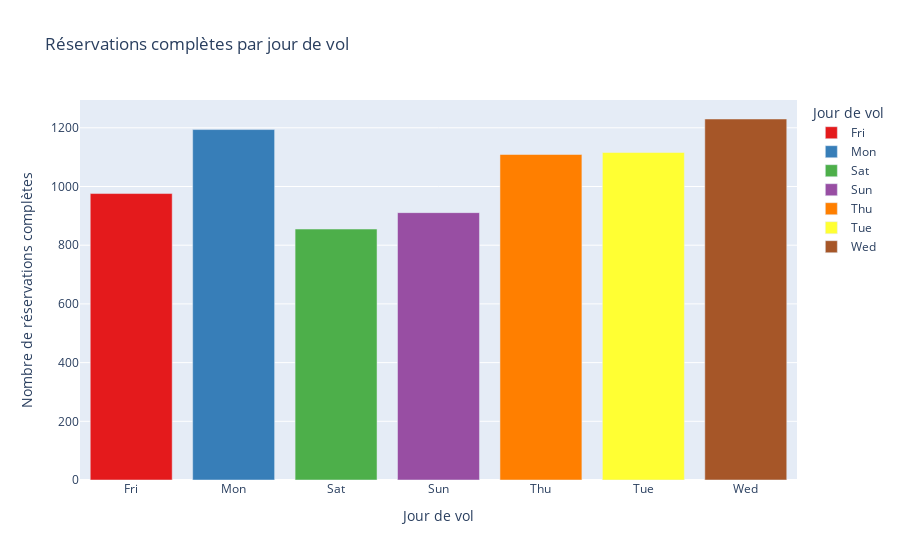

The cell this chart's notebook holds for it:
### Code cell
fig = px.bar(reservationc_par_jour, x='flight_day', y='booking_complete', 
             title='Réservations complètes par jour de vol',
             labels={'flight_day': 'Jour de vol', 'booking_complete': 'Nombre de réservations complètes'},
             color='flight_day', color_discrete_sequence=px.colors.qualitative.Set1)

# Afficher le graphique
fig.show()

### Figure 1 — Plotly figure (JSON) as saved in the notebook; plotly's stock layout.template omitted (floating-point values rounded to 4 significant figures)
{"data": [{"alignmentgroup": "True", "hovertemplate": "Jour de vol=%{x}<br>Nombre de réservations complètes=%{y}<extra></extra>", "legendgroup": "Fri", "marker": {"color": "rgb(228,26,28)", "pattern": {"shape": ""}}, "name": "Fri", "offsetgroup": "Fri", "orientation": "v", "showlegend": true, "textposition": "auto", "type": "bar", "x": ["Fri"], "xaxis": "x", "y": [976], "yaxis": "y"}, {"alignmentgroup": "True", "hovertemplate": "Jour de vol=%{x}<br>Nombre de réservations complètes=%{y}<extra></extra>", "legendgroup": "Mon", "marker": {"color": "rgb(55,126,184)", "pattern": {"shape": ""}}, "name": "Mon", "offsetgroup": "Mon", "orientation": "v", "showlegend": true, "textposition": "auto", "type": "bar", "x": ["Mon"], "xaxis": "x", "y": [1194], "yaxis": "y"}, {"alignmentgroup": "True", "hovertemplate": "Jour de vol=%{x}<br>Nombre de réservations complètes=%{y}<extra></extra>", "legendgroup": "Sat", "marker": {"color": "rgb(77,175,74)", "pattern": {"shape": ""}}, "name": "Sat", "offsetgroup": "Sat", "orientation": "v", "showlegend": true, "textposition": "auto", "type": "bar", "x": ["Sat"], "xaxis": "x", "y": [855], "yaxis": "y"}, {"alignmentgroup": "True", "hovertemplate": "Jour de vol=%{x}<br>Nombre de réservations complètes=%{y}<extra></extra>", "legendgroup": "Sun", "marker": {"color": "rgb(152,78,163)", "pattern": {"shape": ""}}, "name": "Sun", "offsetgroup": "Sun", "orientation": "v", "showlegend": true, "textposition": "auto", "type": "bar", "x": ["Sun"], "xaxis": "x", "y": [911], "yaxis": "y"}, {"alignmentgroup": "True", "hovertemplate": "Jour de vol=%{x}<br>Nombre de réservations complètes=%{y}<extra></extra>", "legendgroup": "Thu", "marker": {"color": "rgb(255,127,0)", "pattern": {"shape": ""}}, "name": "Thu", "offsetgroup": "Thu", "orientation": "v", "showlegend": true, "textposition": "auto", "type": "bar", "x": ["Thu"], "xaxis": "x", "y": [1109], "yaxis": "y"}, {"alignmentgroup": "True", "hovertemplate": "Jour de vol=%{x}<br>Nombre de réservations complètes=%{y}<extra></extra>", "legendgroup": "Tue", "marker": {"color": "rgb(255,255,51)", "pattern": {"shape": ""}}, "name": "Tue", "offsetgroup": "Tue", "orientation": "v", "showlegend": true, "textposition": "auto", "type": "bar", "x": ["Tue"], "xaxis": "x", "y": [1116], "yaxis": "y"}, {"alignmentgroup": "True", "hovertemplate": "Jour de vol=%{x}<br>Nombre de réservations complètes=%{y}<extra></extra>", "legendgroup": "Wed", "marker": {"color": "rgb(166,86,40)", "pattern": {"shape": ""}}, "name": "Wed", "offsetgroup": "Wed", "orientation": "v", "showlegend": true, "textposition": "auto", "type": "bar", "x": ["Wed"], "xaxis": "x", "y": [1230], "yaxis": "y"}], "layout": {"barmode": "relative", "legend": {"title": {"text": "Jour de vol"}, "tracegroupgap": 0}, "title": {"text": "Réservations complètes par jour de vol"}, "xaxis": {"anchor": "y", "categoryarray": ["Fri", "Mon", "Sat", "Sun", "Thu", "Tue", "Wed"], "categoryorder": "array", "domain": [0, 1], "title": {"text": "Jour de vol"}}, "yaxis": {"anchor": "x", "domain": [0, 1], "title": {"text": "Nombre de réservations complètes"}}}}
